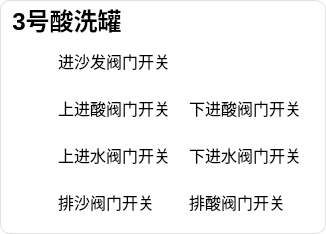
      <widget class="QGroupBox" name="groupBox_4">
       <property name="styleSheet">
        <string notr="true">QGroupBox{
    border:1px solid #e0e0e0;
    border-radius:10px;
    margin-top:0;               
    padding-top:28px;           
    font-weight:500;     
    background-color:#ffffff;
   font-size: 24px;
}
QGroupBox::title{
    subcontrol-origin: padding; 
    subcontrol-position: top left;
    left:8px;
    top:4px;
      
    font-family:&quot;Microsoft YaHei&quot;;  
}</string>
       </property>
       <property name="title">
        <string>3号酸洗罐</string>
       </property>
       <layout class="QGridLayout" name="gridLayout_13">
        <item row="0" column="0" rowspan="4">
         <widget class="RulerBar" name="rulerBar1_Read_9" native="true">
          <property name="minimumSize">
           <size>
            <width>40</width>
            <height>0</height>
           </size>
          </property>
         </widget>
        </item>
        <item row="0" column="1">
         <layout class="QHBoxLayout" name="horizontalLayout_42">
          <item>
           <widget class="QLabel" name="label_SofaValue1_8">
            <property name="styleSheet">
             <string notr="true">QLabel{
    font-family:&quot;PingFang SC Medium&quot;;
    font-size:16px;
    background:transparent;
    /* 注意：qproperty-alignment 在样式表中无效，需代码里 setAlignment(Qt::AlignCenter) */
}</string>
            </property>
            <property name="text">
             <string>进沙发阀门开关</string>
            </property>
           </widget>
          </item>
          <item>
           <widget class="QLabel" name="label_Sandinlet1_8">
            <property name="sizePolicy">
             <sizepolicy hsizetype="Fixed" vsizetype="Fixed">
              <horstretch>0</horstretch>
              <verstretch>0</verstretch>
             </sizepolicy>
            </property>
            <property name="minimumSize">
             <size>
              <width>0</width>
              <height>41</height>
             </size>
            </property>
            <property name="maximumSize">
             <size>
              <width>71</width>
              <height>60</height>
             </size>
            </property>
            <property name="styleSheet">
             <string notr="true">background: transparent;</string>
            </property>
            <property name="text">
             <string/>
            </property>
            <property name="pixmap">
             <pixmap resource="../res.qrc">:/image/image/ValveSwitch_Open1.png</pixmap>
            </property>
            <property name="scaledContents">
             <bool>true</bool>
            </property>
           </widget>
          </item>
         </layout>
        </item>
        <item row="1" column="1">
         <layout class="QHBoxLayout" name="horizontalLayout_37">
          <item>
           <widget class="QLabel" name="label_UpperAcidValue1_8">
            <property name="styleSheet">
             <string notr="true">QLabel{
    font-family:&quot;PingFang SC Medium&quot;;
    font-size:16px;
    background:transparent;
    /* 注意：qproperty-alignment 在样式表中无效，需代码里 setAlignment(Qt::AlignCenter) */
}</string>
            </property>
            <property name="text">
             <string>上进酸阀门开关</string>
            </property>
           </widget>
          </item>
          <item>
           <widget class="QLabel" name="label_56">
            <property name="sizePolicy">
             <sizepolicy hsizetype="Fixed" vsizetype="Fixed">
              <horstretch>0</horstretch>
              <verstretch>0</verstretch>
             </sizepolicy>
            </property>
            <property name="minimumSize">
             <size>
              <width>0</width>
              <height>41</height>
             </size>
            </property>
            <property name="maximumSize">
             <size>
              <width>71</width>
              <height>60</height>
             </size>
            </property>
            <property name="styleSheet">
             <string notr="true">background: transparent;</string>
            </property>
            <property name="text">
             <string/>
            </property>
            <property name="pixmap">
             <pixmap resource="../res.qrc">:/image/image/ValveSwitch_Open1.png</pixmap>
            </property>
            <property name="scaledContents">
             <bool>true</bool>
            </property>
           </widget>
          </item>
         </layout>
        </item>
        <item row="1" column="2">
         <layout class="QHBoxLayout" name="horizontalLayout_38">
          <item>
           <widget class="QLabel" name="label_LowerAcidValue1_8">
            <property name="styleSheet">
             <string notr="true">QLabel{
    font-family:&quot;PingFang SC Medium&quot;;
    font-size:16px;
    background:transparent;
    /* 注意：qproperty-alignment 在样式表中无效，需代码里 setAlignment(Qt::AlignCenter) */
}</string>
            </property>
            <property name="text">
             <string>下进酸阀门开关</string>
            </property>
           </widget>
          </item>
          <item>
           <widget class="QLabel" name="label_57">
            <property name="sizePolicy">
             <sizepolicy hsizetype="Fixed" vsizetype="Fixed">
              <horstretch>0</horstretch>
              <verstretch>0</verstretch>
             </sizepolicy>
            </property>
            <property name="minimumSize">
             <size>
              <width>0</width>
              <height>41</height>
             </size>
            </property>
            <property name="maximumSize">
             <size>
              <width>71</width>
              <height>60</height>
             </size>
            </property>
            <property name="styleSheet">
             <string notr="true">background: transparent;</string>
            </property>
            <property name="text">
             <string/>
            </property>
            <property name="pixmap">
             <pixmap resource="../res.qrc">:/image/image/ValveSwitch_Open1.png</pixmap>
            </property>
            <property name="scaledContents">
             <bool>true</bool>
            </property>
           </widget>
          </item>
         </layout>
        </item>
        <item row="2" column="1">
         <layout class="QHBoxLayout" name="horizontalLayout_39">
          <item>
           <widget class="QLabel" name="label_UpperWaterValue1_8">
            <property name="styleSheet">
             <string notr="true">QLabel{
    font-family:&quot;PingFang SC Medium&quot;;
    font-size:16px;
    background:transparent;
    /* 注意：qproperty-alignment 在样式表中无效，需代码里 setAlignment(Qt::AlignCenter) */
}</string>
            </property>
            <property name="text">
             <string>上进水阀门开关</string>
            </property>
           </widget>
          </item>
          <item>
           <widget class="QLabel" name="label_58">
            <property name="sizePolicy">
             <sizepolicy hsizetype="Fixed" vsizetype="Fixed">
              <horstretch>0</horstretch>
              <verstretch>0</verstretch>
             </sizepolicy>
            </property>
            <property name="minimumSize">
             <size>
              <width>0</width>
              <height>41</height>
             </size>
            </property>
            <property name="maximumSize">
             <size>
              <width>71</width>
              <height>60</height>
             </size>
            </property>
            <property name="styleSheet">
             <string notr="true">background: transparent;</string>
            </property>
            <property name="text">
             <string/>
            </property>
            <property name="pixmap">
             <pixmap resource="../res.qrc">:/image/image/ValveSwitch_Open1.png</pixmap>
            </property>
            <property name="scaledContents">
             <bool>true</bool>
            </property>
           </widget>
          </item>
         </layout>
        </item>
        <item row="2" column="2">
         <layout class="QHBoxLayout" name="horizontalLayout_40">
          <item>
           <widget class="QLabel" name="label_LowerWaterValue1_8">
            <property name="styleSheet">
             <string notr="true">QLabel{
    font-family:&quot;PingFang SC Medium&quot;;
    font-size:16px;
    background:transparent;
    /* 注意：qproperty-alignment 在样式表中无效，需代码里 setAlignment(Qt::AlignCenter) */
}</string>
            </property>
            <property name="text">
             <string>下进水阀门开关</string>
            </property>
           </widget>
          </item>
          <item>
           <widget class="QLabel" name="label_59">
            <property name="sizePolicy">
             <sizepolicy hsizetype="Fixed" vsizetype="Fixed">
              <horstretch>0</horstretch>
              <verstretch>0</verstretch>
             </sizepolicy>
            </property>
            <property name="minimumSize">
             <size>
              <width>0</width>
              <height>41</height>
             </size>
            </property>
            <property name="maximumSize">
             <size>
              <width>71</width>
              <height>60</height>
             </size>
            </property>
            <property name="styleSheet">
             <string notr="true">background: transparent;</string>
            </property>
            <property name="text">
             <string/>
            </property>
            <property name="pixmap">
             <pixmap resource="../res.qrc">:/image/image/ValveSwitch_Open1.png</pixmap>
            </property>
            <property name="scaledContents">
             <bool>true</bool>
            </property>
           </widget>
          </item>
         </layout>
        </item>
        <item row="3" column="1">
         <layout class="QHBoxLayout" name="horizontalLayout_43">
          <item>
           <widget class="QLabel" name="label_SandDischargeValue1_8">
            <property name="styleSheet">
             <string notr="true">QLabel{
    font-family:&quot;PingFang SC Medium&quot;;
    font-size:16px;
    background:transparent;
    /* 注意：qproperty-alignment 在样式表中无效，需代码里 setAlignment(Qt::AlignCenter) */
}</string>
            </property>
            <property name="text">
             <string>排沙阀门开关</string>
            </property>
           </widget>
          </item>
          <item>
           <widget class="QLabel" name="label_60">
            <property name="sizePolicy">
             <sizepolicy hsizetype="Fixed" vsizetype="Fixed">
              <horstretch>0</horstretch>
              <verstretch>0</verstretch>
             </sizepolicy>
            </property>
            <property name="minimumSize">
             <size>
              <width>0</width>
              <height>41</height>
             </size>
            </property>
            <property name="maximumSize">
             <size>
              <width>71</width>
              <height>60</height>
             </size>
            </property>
            <property name="styleSheet">
             <string notr="true">background: transparent;</string>
            </property>
            <property name="text">
             <string/>
            </property>
            <property name="pixmap">
             <pixmap resource="../res.qrc">:/image/image/ValveSwitch_Open1.png</pixmap>
            </property>
            <property name="scaledContents">
             <bool>true</bool>
            </property>
           </widget>
          </item>
         </layout>
        </item>
        <item row="3" column="2">
         <layout class="QHBoxLayout" name="horizontalLayout_44">
          <item>
           <widget class="QLabel" name="label_AcidDischargeValue1_8">
            <property name="styleSheet">
             <string notr="true">QLabel{
    font-family:&quot;PingFang SC Medium&quot;;
    font-size:16px;
    background:transparent;
    /* 注意：qproperty-alignment 在样式表中无效，需代码里 setAlignment(Qt::AlignCenter) */
}</string>
            </property>
            <property name="text">
             <string>排酸阀门开关</string>
            </property>
           </widget>
          </item>
          <item>
           <widget class="QLabel" name="label_61">
            <property name="sizePolicy">
             <sizepolicy hsizetype="Fixed" vsizetype="Fixed">
              <horstretch>0</horstretch>
              <verstretch>0</verstretch>
             </sizepolicy>
            </property>
            <property name="minimumSize">
             <size>
              <width>0</width>
              <height>41</height>
             </size>
            </property>
            <property name="maximumSize">
             <size>
              <width>71</width>
              <height>60</height>
             </size>
            </property>
            <property name="styleSheet">
             <string notr="true">background: transparent;</string>
            </property>
            <property name="text">
             <string/>
            </property>
            <property name="pixmap">
             <pixmap resource="../res.qrc">:/image/image/ValveSwitch_Open1.png</pixmap>
            </property>
            <property name="scaledContents">
             <bool>true</bool>
            </property>
           </widget>
          </item>
         </layout>
        </item>
       </layout>
      </widget>
